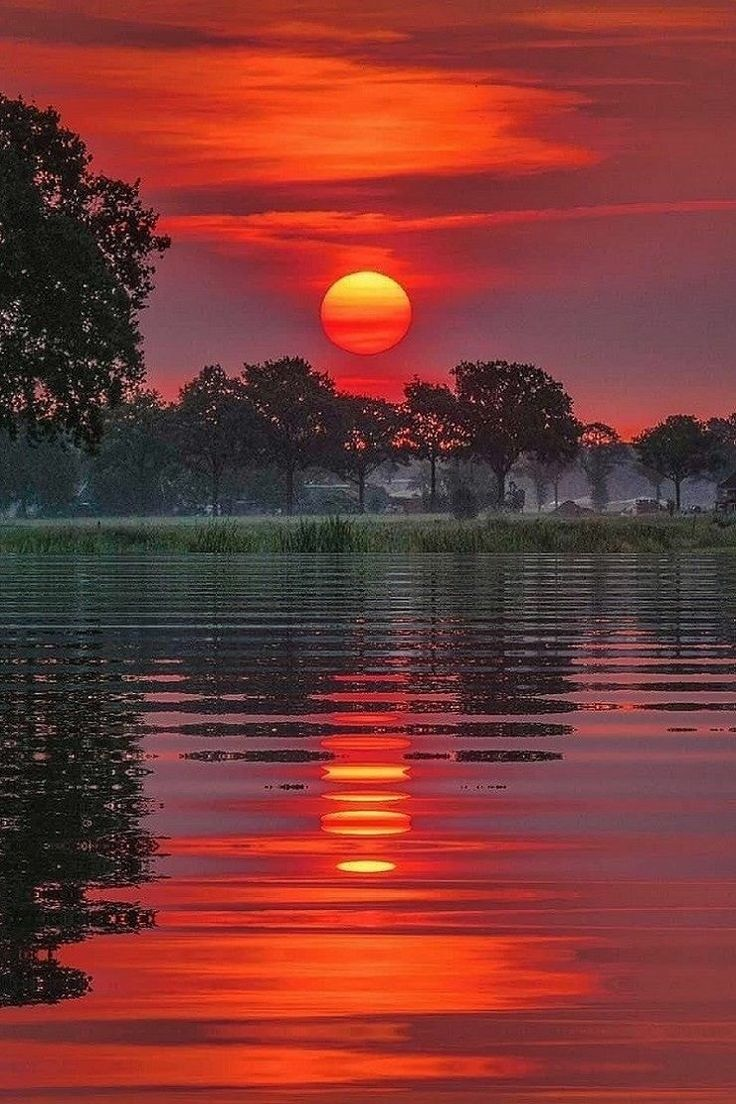
#> input picture goruntu işleme/indir.jpeg, 736 x 1104 px
$ python '6-Görüntü h. eşitleme.py'
#> lines starting #> are read from the running program, lines starting #| are printed output that depends on the picture
import cv2
import numpy as np
import matplotlib.pyplot as plt

I1 = cv2.imread("indir.jpeg")
#> I1 is the input picture: shape (1104, 736, 3); mean B, G, R 51.2, 55.2, 123.3

R = I1[:, :, 2]
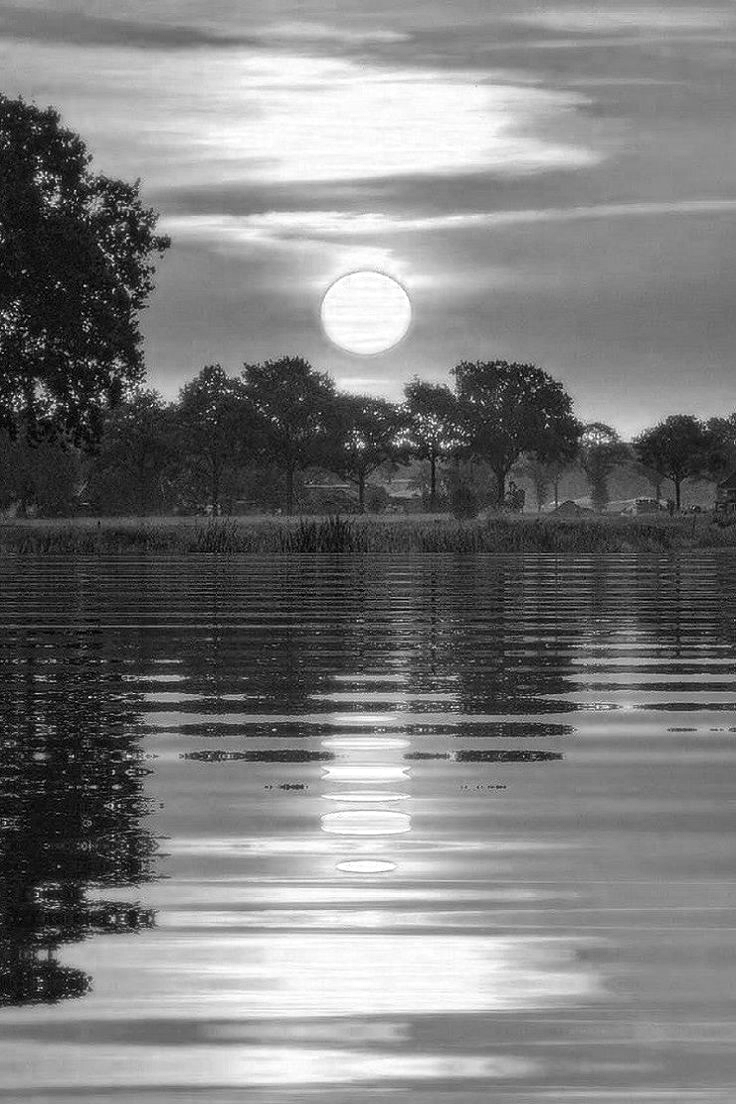
#> R: shape (1104, 736); min 0, max 255, mean 123.3
G = I1[:, :, 1]
B = I1[:, :, 0]
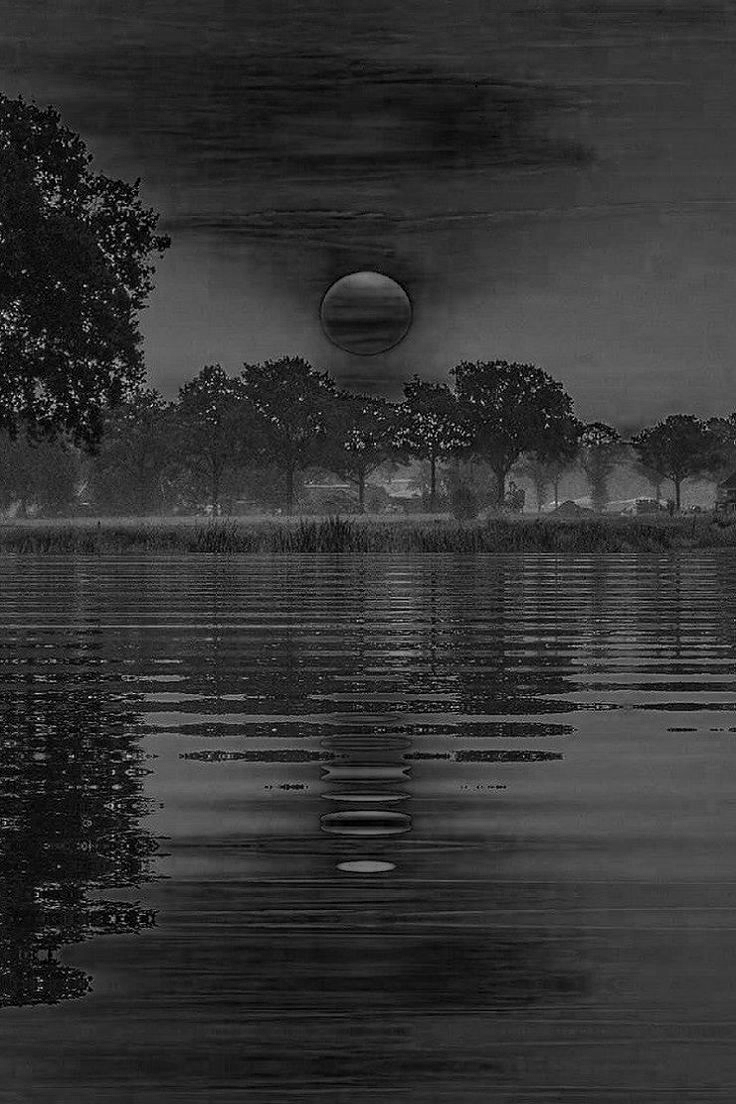
#> B: shape (1104, 736); min 0, max 251, mean 51.2

I_gray = 0.299 * R + 0.587 * G + 0.114 * B
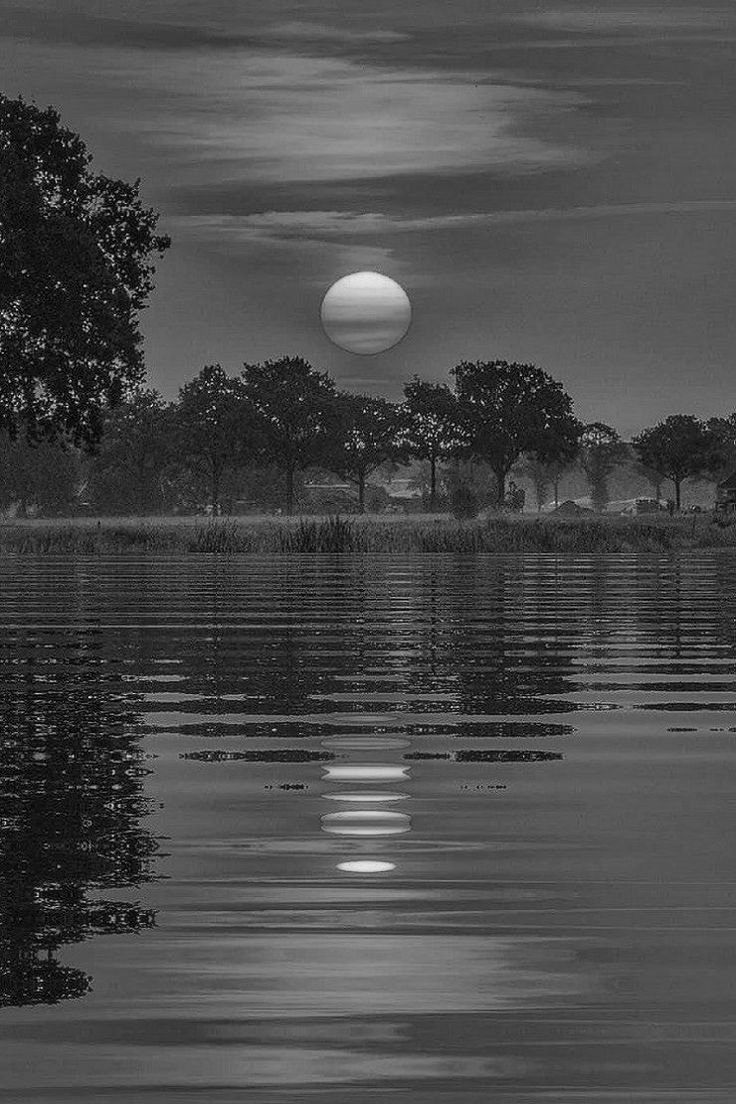
#> I_gray: shape (1104, 736) float64; min 0, max 254.5, mean 75.1

I_gray_flattened = I_gray.flatten().astype(int)

hist = [0] * 256

for pixel_value in I_gray_flattened:
    hist[pixel_value] += 1
#> this loop made 812544 passes
#> pixel_value on passes 1 to 3: 74, 75, 77
#> after the loop, hist = 256 values, max 20851 at index 85, min 0 at index 233, mean 3174

cdf = [0] * 256

cdf[0] = hist[0]
for i in range(1, 256):
    cdf[i] = cdf[i - 1] + hist[i]
#> after the loop, cdf = 256 values from 663 to 812544

cdf_min = min([value for value in cdf if value > 0])
#> cdf_min = 663
cdf_max = max(cdf)
#> cdf_max = 812544
cdf_normalized = [(value - cdf_min) * 255 // (cdf_max - cdf_min) for value in cdf]
#> cdf_normalized = 256 values from 0 to 255
cdf_normalized = np.array(cdf_normalized).astype(np.uint8)

I2 = cdf_normalized[I_gray.astype(np.uint8)]
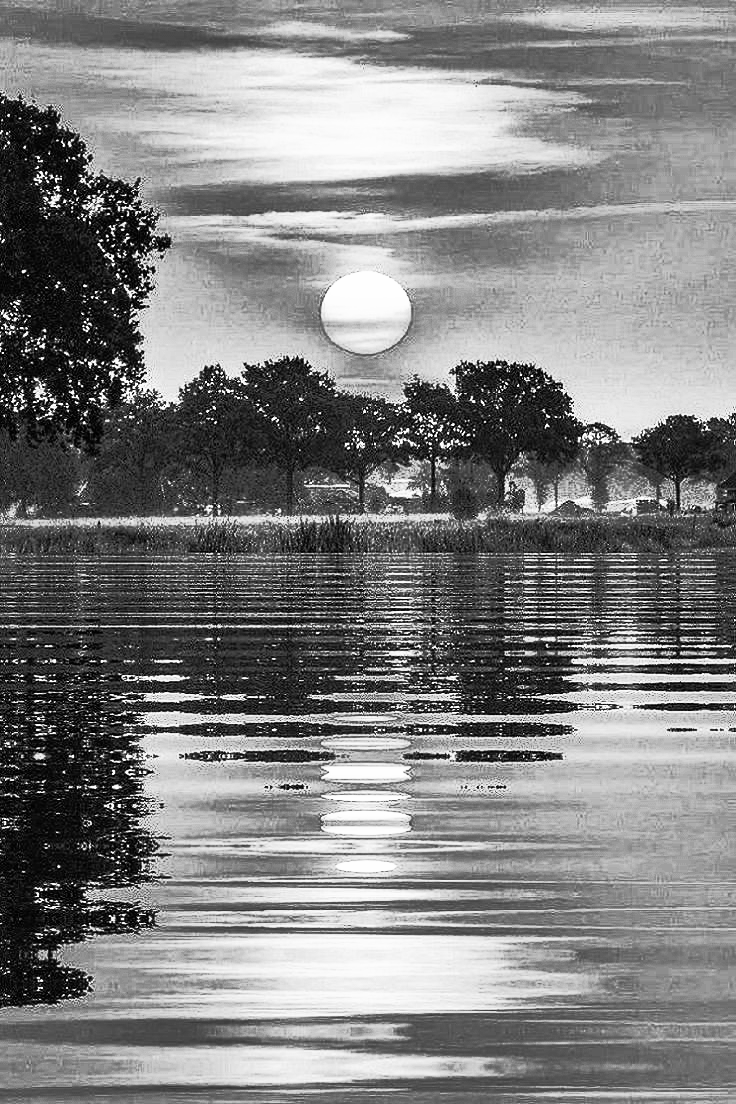
#> I2: shape (1104, 736); min 0, max 255, mean 128.4

plt.figure(figsize=(12, 6))

plt.subplot(2, 2, 1)
plt.imshow(I_gray, cmap='gray')
plt.title('Gri Tonlamaya Dönüştürülmüş Orijinal Görüntü')
plt.axis('off')

plt.subplot(2, 2, 2)
plt.hist(I_gray_flattened, bins=256, color='gray', alpha=0.7)
plt.title('Gri Tonlamaya Dönüştürülmüş Orijinal Görüntü Histogramı')
plt.xlabel('Piksel Değeri')
plt.ylabel('Frekans')

plt.subplot(2, 2, 3)
plt.imshow(I2, cmap='gray')
plt.title('Histogram Eşitlenmiş Görüntü')
plt.axis('off')

plt.subplot(2, 2, 4)
plt.hist(I2.flatten(), bins=256, color='gray', alpha=0.7)
plt.title('Yeni Görüntü Histogramı')
plt.xlabel('Piksel Değeri')
plt.ylabel('Frekans')

plt.tight_layout()
plt.show()
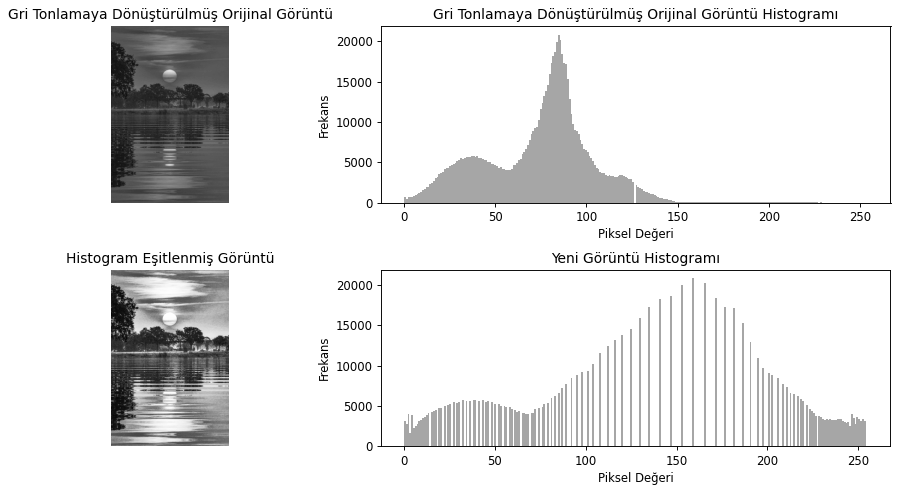
#> figure drawn by matplotlib, 4 panels; panel 2: tallest bar 20851 high, from x = 84.34 to 85.33; panel 4: tallest bar 20851 high, from x = 158.4 to 159.4
